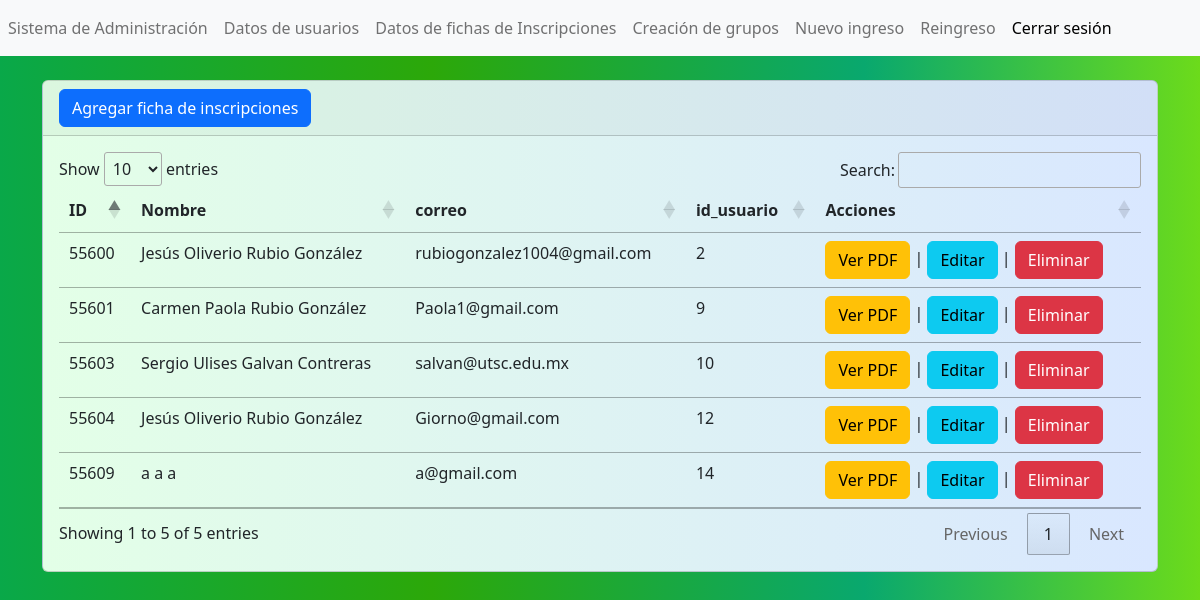
Page /administrador/fichainscripciones/index.php (signed in) on the committed database.
### tables this page shows
CREATE TABLE `fichainscripcion` (
  `idFichaInscripcion` int(11) NOT NULL,
  `fechaAlta` date NOT NULL,
  `apellidopaterno` text NOT NULL,
  `apellidomaterno` text NOT NULL,
  `nombres` text NOT NULL,
  `fecha_nac` date NOT NULL,
  `direccion` text NOT NULL,
  `cd` int(5) NOT NULL,
  `municipio` text NOT NULL,
  `estado` text NOT NULL,
  `pais` text NOT NULL,
  `tel_fijo` text NOT NULL,
  `tel_mov` text NOT NULL,
  `correo` text NOT NULL,
  `alumno` text NOT NULL,
  `externo` text NOT NULL,
  `nombre_curso` text NOT NULL,
  `horario_curso` text NOT NULL,
  `re_de_con` text NOT NULL,
  `correo_ut` text NOT NULL,
  `pag_internet` text NOT NULL,
  `pag_int_ut` text NOT NULL,
  `prensa_escrita` text NOT NULL,
  `otro` text NOT NULL,
  `id_usuario` int(11) NOT NULL
);

### administrador/fichainscripciones/index.php (the view, shortened to what this page needs)
<?php
$conexion = mysqli_connect("localhost", "root", "", "sabaticos");
$seleccion = "SELECT * FROM fichainscripcion";
$result = mysqli_query($conexion, $seleccion);
?>
<?php include("../../templates/header2.php");?>
<br>
<div class="card">
    <div class="card-header">
        <a name="" id="" class="btn btn-primary"
         href="crear.php" role="button">Agregar ficha de inscripciones</a>
    </div>
    <div class="card-body">
    <div class="table-responsive">
    <table class="table" id="tabla_id">
        <thead>
            <tr>
                <th scope="col">ID</th>
                <th scope="col">Nombre</th>
                <th scope="col">correo</th>
                <th scope="col">id_usuario</th>
                <th scope="col">Acciones</th>
            </tr>
        </thead>
        <tbody>
        <?php while ($row = mysqli_fetch_assoc($result)) { ?>
            <tr class="">
                     <td><?php echo $row['idFichaInscripcion']; ?></td>
                    <td scope="row">
                        <?php echo $row['nombres']; ?>
                        <?php echo $row['apellidopaterno']; ?>
                        <?php echo $row['apellidomaterno']; ?>
                    </td>
                    <td><?php echo $row['correo']; ?></td>
                    <td><?php echo $row['id_usuario']; ?></td>
                <td>
                    <a class="btn btn-warning" href="fichainscripcion.php?txtID=<?php echo $row['idFichaInscripcion']; ?>" role="button">Ver PDF</a>
                    |
                    <a class="btn btn-info" href="editar.php?txtID=<?php echo $row['idFichaInscripcion']; ?>" role="button">Editar</a>
                    |
                    <a class="btn btn-danger" href="?txtID=<?php echo $row['idFichaInscripcion']; ?>" role="button">Eliminar</a>
                </td>
            </tr>
            <?php } ?>
        </tbody>
    </table>
</div>
    </div>
</div>
<?php include("../../templates/footer2.php");?>

### templates/header2.php (shortened to what this page needs)
<?php
  $url_base="http://localhost/Sabatinos/";
  ?>
<!doctype html>
<html lang="en">
<head>
  <link href="https://cdn.jsdelivr.net/npm/bootstrap@5.2.1/dist/css/bootstrap.min.css" rel="stylesheet"
>
  <link rel="stylesheet" href="https://cdn.datatables.net/1.13.4/css/jquery.dataTables.css" />
</head>
<body>
<nav class="navbar navbar-expand navbar-light bg-light">
    <ul class="nav navbar-nav">
        <li class="nav-item">
            <a class="nav-link <?php echo ($_SERVER['PHP_SELF'] == $url_base . 'index_A.php') ? 'active' : ''; ?>" href="<?php echo $url_base; ?>index_A.php" aria-current="page">Sistema de Administración<span class="visually-hidden">(current)</span></a>
        </li>
        <li class="nav-item">
            <a class="nav-link <?php echo ($_SERVER['PHP_SELF'] == $url_base . 'administrador/usuarios/') ? 'active' : ''; ?>" href="<?php echo $url_base; ?>administrador/usuarios/">Datos de usuarios</a>
        </li>
        <li class="nav-item">
            <a class="nav-link <?php echo ($_SERVER['PHP_SELF'] == $url_base . 'administrador/fichainscripciones/') ? 'active' : ''; ?>" href="<?php echo $url_base; ?>administrador/fichainscripciones/">Datos de fichas de Inscripciones</a>
        </li>
        <li class="nav-item">
            <a class="nav-link <?php echo ($_SERVER['PHP_SELF'] == $url_base . 'administrador/grupos/') ? 'active' : ''; ?>" href="<?php echo $url_base; ?>administrador/grupos/">Creación de grupos</a>
        </li>
        <li class="nav-item">
            <a class="nav-link <?php echo ($_SERVER['PHP_SELF'] == $url_base . 'administrador/nuevoingreso/') ? 'active' : ''; ?>" href="<?php echo $url_base; ?>administrador/nuevoingreso/">Nuevo ingreso</a>
        </li>
        <li class="nav-item">
            <a class="nav-link <?php echo ($_SERVER['PHP_SELF'] == $url_base . 'administrador/reingreso/') ? 'active' : ''; ?>" href="<?php echo $url_base; ?>administrador/reingreso/">Reingreso</a>
        </li>
        <li class="nav-item">
            <a class="nav-link l-nav-links" href="<?php echo $url_base; ?>cerrar.php">Cerrar sesión</a>
        </li>
    </ul>
</nav>
  <main class="container">

### templates/footer2.php (shortened to what this page needs)
</main>
</body>
</html>

### templates/header2.php (style rules this page uses)
body { background: rgb(9,168,73); background: linear-gradient(90deg, rgba(9,168,73,1) 0%, rgba(44,168,9,1) 36%, rgba(9,168,110,1) 72%, rgba(108,219,27,1) 100%); }
.card { background: linear-gradient(90deg, #e3ffe7 0%, #d9e7ff 100%); }
.l-nav-links { color: black; }

### rows in the picture
fichainscripcion: idFichaInscripcion "55600", nombres "Jesús Oliverio", apellidopaterno "Rubio", apellidomaterno "González", correo "rubiogonzalez1004@gmail.com", id_usuario "2"
fichainscripcion: idFichaInscripcion "55601", nombres "Carmen Paola", apellidopaterno "Rubio", apellidomaterno "González", correo "Paola1@gmail.com", id_usuario "9"
fichainscripcion: idFichaInscripcion "55603", nombres "Sergio Ulises", apellidopaterno "Galvan", apellidomaterno "Contreras", correo "salvan@utsc.edu.mx", id_usuario "10"
fichainscripcion: idFichaInscripcion "55604", nombres "Jesús Oliverio", apellidopaterno "Rubio", apellidomaterno "González", correo "Giorno@gmail.com", id_usuario "12"
fichainscripcion: idFichaInscripcion "55609", nombres "a", apellidopaterno "a", apellidomaterno "a", correo "a@gmail.com", id_usuario "14"
